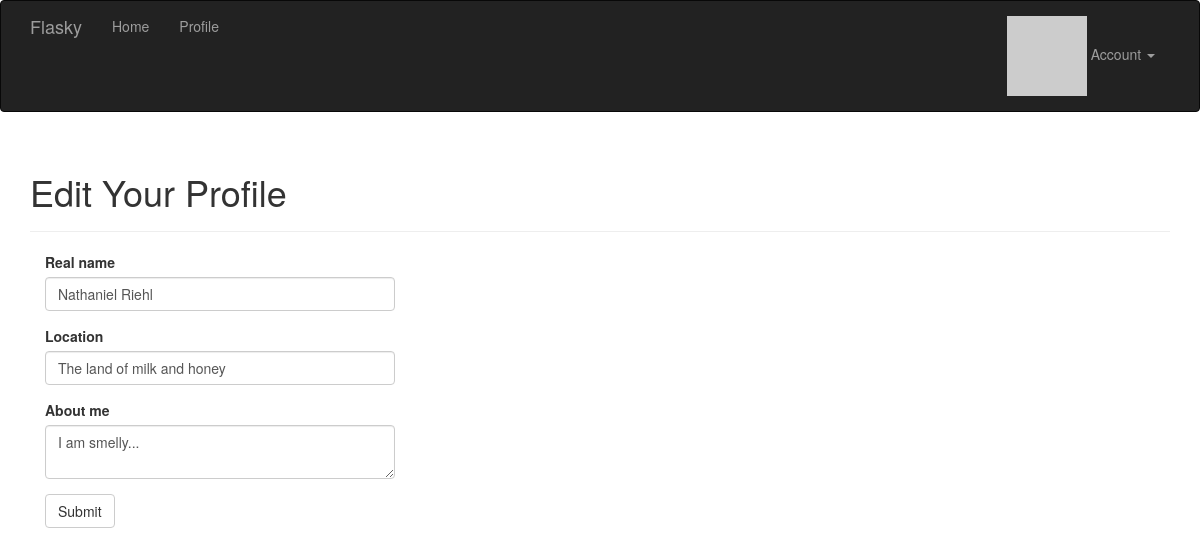
The app's page /edit-profile (signed in) with its own data.
### app/models.py (models this page shows, shortened)
class User(UserMixin, db.Model):
    __tablename__ = 'users'
    id = db.Column(db.Integer, primary_key=True)
    email = db.Column(db.String(64), unique=True, index=True)
    username = db.Column(db.String(64), unique=True, index=True)
    password_hash = db.Column(db.String(128))
    role_id = db.Column(db.Integer, db.ForeignKey('roles.id'))
    confirmed = db.Column(db.Boolean, default=False)
    name = db.Column(db.String(64))
    location = db.Column(db.String(64))
    about_me = db.Column(db.Text())
    member_since = db.Column(db.DateTime(), default=datetime.utcnow)
    last_seen = db.Column(db.DateTime(), default=datetime.utcnow)
    avatar_hash = db.Column(db.String(32))
    posts = db.relationship('Post', backref='author', lazy='dynamic')
    @property
    def password(self):
        raise AttributeError('password is not a readable attribute')
    def ping(self):
        self.last_seen = datetime.utcnow()
        db.session.add(self)
        db.session.commit()
    def gravatar_hash(self):
        return hashlib.md5(self.email.lower().encode('utf-8')).hexdigest()
    def gravatar(self, size=100, default='identicon', rating='g'):
        url = 'https://secure.gravatar.com/avatar'
        hash = self.avatar_hash or self.gravatar_hash()
        return '{url}/{hash}?s={size}&d={default}&r={rating}'.format(
            url=url, hash=hash, size=size, default=default, rating=rating)

### app/main/views.py (the view, shortened to what this page needs)
@main.route('/edit-profile', methods=['GET', 'POST'])
@login_required
def edit_profile():
    form = EditProfileForm()
    form.name.data = current_user.name
    form.location.data = current_user.location
    form.about_me.data = current_user.about_me
    return render_template('edit_profile.html', form=form)

### app/main/forms.py
class EditProfileForm(FlaskForm):
    name = StringField('Real name', validators=[Length(0, 64)])
    location = StringField('Location', validators=[Length(0, 64)])
    about_me = TextAreaField('About me')
    submit = SubmitField('Submit')

### app/auth/views.py (called while the page is built)
@auth.before_app_request
def before_request():
    if current_user.is_authenticated:
        current_user.ping()
        if not current_user.confirmed \
                and request.endpoint \
                and request.blueprint != 'auth' \
                and request.endpoint != 'static':
            return redirect(url_for('auth.unconfirmed'))

### app/main/__init__.py (called while the page is built)
@main.app_context_processor
def inject_permissions():
    return dict(Permission=Permission)

### app/models.py (called while the page is built)
@login_manager.user_loader
def load_user(user_id):
    return User.query.get(int(user_id))

### app/templates/edit_profile.html (shortened to what this page needs)
{% extends "base.html" %}
{% import "bootstrap/wtf.html" as wtf %}
{% block page_content %}
<div class="page-header">
    <h1>Edit Your Profile</h1>
</div>
<div class="col-md-4">
    {{ wtf.quick_form(form) }}
</div>
{% endblock %}

### app/templates/base.html (shortened to what this page needs)
{% extends "bootstrap/base.html" %}
{% block head %}
    {{ super() }}
    <link rel="stylesheet" type="text/css" href="{{ url_for('static', filename='styles.css') }}">
{% endblock %}
{% block navbar %}
    <div class="navbar navbar-inverse" role="navigation">
      <div class="container">
        <div class="navbar-header">
          <a class="navbar-brand" href="{{ url_for('main.index') }}">Flasky</a>
        </div>
        <div class="navbar-collapse collapse">
            <ul class="nav navbar-nav">
                <li><a href="{{ url_for('main.index') }}">Home</a></li>
                <li><a href="{{ url_for('main.user', username=current_user.username) }}">Profile</a></li>
            </ul>
            <ul class="nav navbar-nav navbar-right">
                {% if current_user.is_authenticated %}
                <li class="dropdown">
                    <a href="#" class="dropdown-toggle" data-toggle="dropdown">
                        <img src="{{ current_user.gravatar(size=18) }}">
                        Account <b class="caret"></b>
                    </a>
                </li>
                {% else %}
                <li><a href="{{ url_for('auth.login') }}">Log In</a></li>
                {% endif %}
            </ul>
        </div>
      </div>
    </div>
{% endblock %}
{% block content %}
    <div class="container">
        {% block page_content %}{% endblock %}
    </div>
{% endblock %}

### records on screen
User: name "Nathaniel Riehl", location "The land of milk and honey", about_me "I am smelly..."
